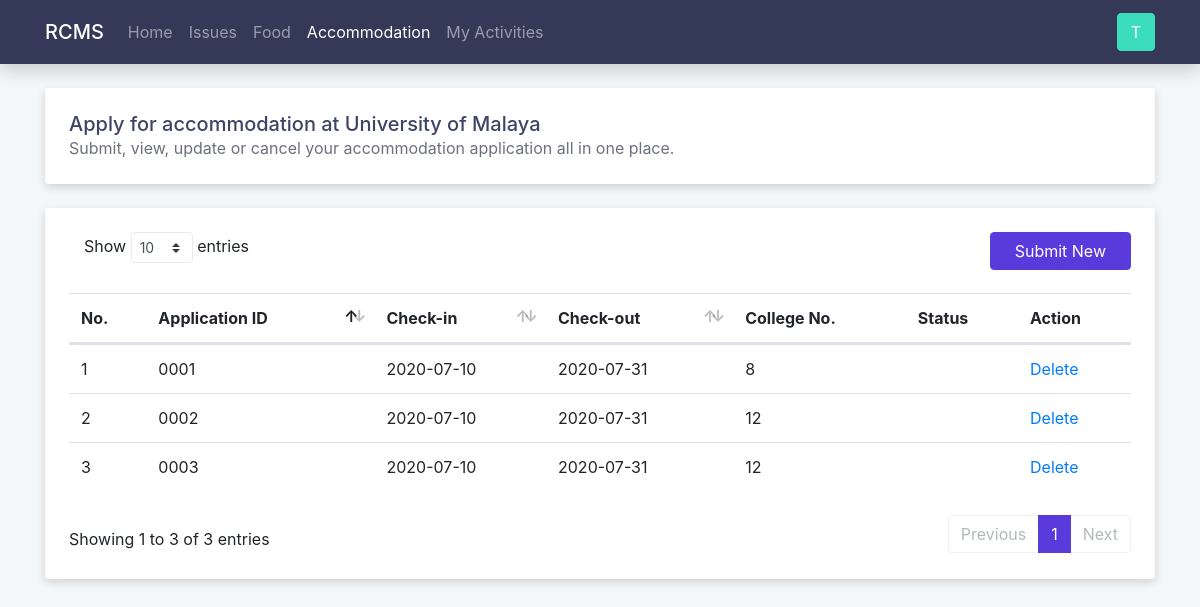
/accommodation (signed in), run on the app's committed database.
### tables this page shows
CREATE TABLE accommodation
(
    id              INTEGER UNSIGNED AUTO_INCREMENT PRIMARY KEY,
    user_id         INTEGER UNSIGNED NOT NULL,
    check_in_date   DATE             NOT NULL,
    check_out_date  DATE             NOT NULL,
    college_id      TINYINT UNSIGNED NOT NULL,
    purpose         VARCHAR(10000)   NOT NULL,
    supporting_docs VARCHAR(2083),
    status          TINYINT UNSIGNED NOT NULL DEFAULT 0,
    created_at      TIMESTAMP        NOT NULL DEFAULT CURRENT_TIMESTAMP,
    updated_at      TIMESTAMP        NOT NULL DEFAULT CURRENT_TIMESTAMP ON UPDATE CURRENT_TIMESTAMP,
    CHECK ( check_in_date < check_out_date),
    CHECK ( college_id BETWEEN 1 AND 12)
);

### src/models/Database.php (called while the page is built)
<?php
class Database
{
    private ?PDO $connection;
    private string $dbname;
    private string $username;
    private string $password;
    private string $host;
    private string $port;
    private string $charset;
    public function __construct(string $dbname, string $username, string $password, string $host = 'localhost', string $port = '3306', string $charset = 'utf8mb4')
    {
        $this->dbname = $dbname;
        $this->username = $username;
        $this->password = $password;
        $this->host = $host;
        $this->port = $port;
        $this->charset = $charset;
    }
    public function getConnection(): PDO
    {
        if (!isset($this->connection)) {
            $dsn = "mysql:dbname=$this->dbname;host=$this->host;port=$this->port;charset=$this->charset";
            $options = [
                PDO::ATTR_DEFAULT_FETCH_MODE => PDO::FETCH_ASSOC,
                PDO::ATTR_ERRMODE => PDO::ERRMODE_EXCEPTION,
                PDO::ATTR_EMULATE_PREPARES => false,
                PDO::MYSQL_ATTR_FOUND_ROWS => true,
            ];
            try {
                $this->connection = new PDO($dsn, $this->username, $this->password, $options);
            } catch (PDOException $e) {
                throw $e;
            }
        }
        return $this->connection;
    }
    public function closeConnection(): void
    {
        $this->connection = null;
    }
}

### src/models/AccommodationModel.php (called while the page is built, shortened)
<?php
class AccommodationModel
{
    private PDO $connection;
    public function __construct(PDO $connection)
    {
        $this->connection = $connection;
    }
    public function getAllByUserId(int $userId): array
    {
        try {
            $stmt = $this->connection->prepare('SELECT * FROM accommodation WHERE user_id = ?');
            $stmt->execute([$userId]);
            $data = $stmt->fetchAll();
            return $data;
        } catch (PDOException $exception) {
            error_log('AccommodationModel: getAllByUserId: ' . $exception->getMessage() . 'userId: ' . $userId);
            throw $exception;
        }
    }
}

### src/modules/accommodation/accommodation.php (the view, shortened to what this page needs)
<?php
include '../src/templates/header.php';
include '../src/templates/navbar.php';
include '../src/models/AccommodationModel.php';
if (isset($_SESSION['user_id'])) {
    $db = new Database(DATABASE_NAME, DATABASE_USERNAME, DATABASE_PASSWORD);
    $server_err = false;
    try {
        $model = new AccommodationModel($db->getConnection());
        $records = $model->getAllByUserId($_SESSION['user_id']);
    } catch (PDOException $exception) {
        $server_err = true;
    }
}
?>
<main class="container">
    <?php if (isset($_SESSION['user_id'])) : ?>
        <?php if (!$server_err) : ?>
            <div class="card p-4 mb-4">
                <h5 class="text-primary m-0">Apply for accommodation at University of Malaya</h5>
                <p class="text-secondary m-0">Submit, view, update or cancel your accommodation application all in one
                    place.</p>
            </div>
            <div class="card p-4">
                <div>
                    <a href="/accommodation/new" type="button" class="btn btn-primary float-none d-block
                   float-md-right px-4 mb-4 mb-md-0">Submit New</a>
                    <table class="table table-responsive-md table-hover w-100 py-3" id="table">
                        <thead>
                        <tr>
                            <th>No.</th>
                            <th>Application ID</th>
                            <th>Check-in</th>
                            <th>Check-out</th>
                            <th>College No.</th>
                            <th>Status</th>
                            <th>Action</th>
                        </tr>
                        </thead>
                        <tbody>
                        <?php foreach ($records as $record): ?>
                            <tr class="clickable">
                                <td></td>
                                <td><?= sprintf('%04d', $record['id']) ?></td>
                                <td><?= $record['check_in_date'] ?></td>
                                <td><?= $record['check_out_date'] ?></td>
                                <td><?= $record['college_id'] ?></td>
                                <td><?= $record['status'] ?></td>
                                <td></td>
                            </tr>
                        <?php endforeach; ?>
                        </tbody>
                    </table>
                </div>
            </div>
        <?php else: include '../src/templates/server_err.php'; endif; ?>
    <?php else : include '../src/templates/acc_req.php'; endif; ?>
</main>
<?php include '../src/templates/footer.php' ?>

### public/assets/css/custom.css (style rules this page uses)
:root { --background: #F3F7F7; --primary: #593BDB; --primary-dark: #5035C5; --secondary: #3BDBBE; --secondary-dark: #35C5AB; --danger: #FA5C7C; --danger-dark: #E15370; --navbar: #343957; --text-primary: #3D4465; --text-secondary: #6E707E; }
body { background-color: var(--background); }
main { padding-top: 5.5rem; padding-bottom: 3rem; position: relative; }
.clickable { cursor: pointer; }
.btn-primary { background-color: var(--primary); border-color: var(--primary); }
.card { border: 0; transition: 0.3s; box-shadow: 0 0.2rem 0.5rem rgba(0, 0, 0, 0.15); }
.text-primary { color: var(--text-primary) !important; }
.text-secondary { color: var(--text-secondary) !important; }

### data on the page
accommodation: id "0001", check_in_date "2020-07-10", check_out_date "2020-07-31", college "8"
accommodation: id "0002", check_in_date "2020-07-10", check_out_date "2020-07-31", college "12"
accommodation: id "0003", check_in_date "2020-07-10", check_out_date "2020-07-31", college "12"

### other printed values
$_SESSION['username'][0] "T"
